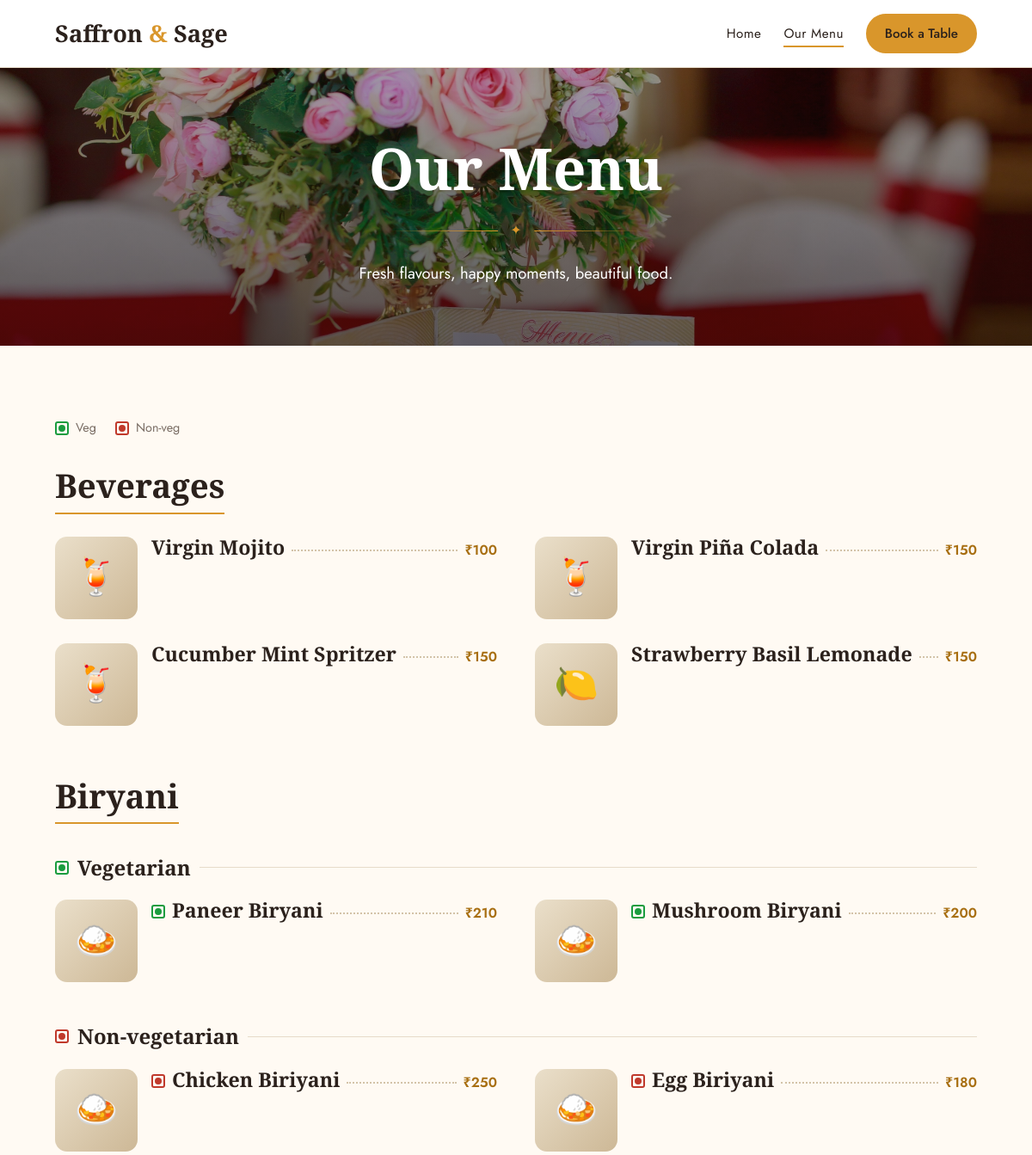
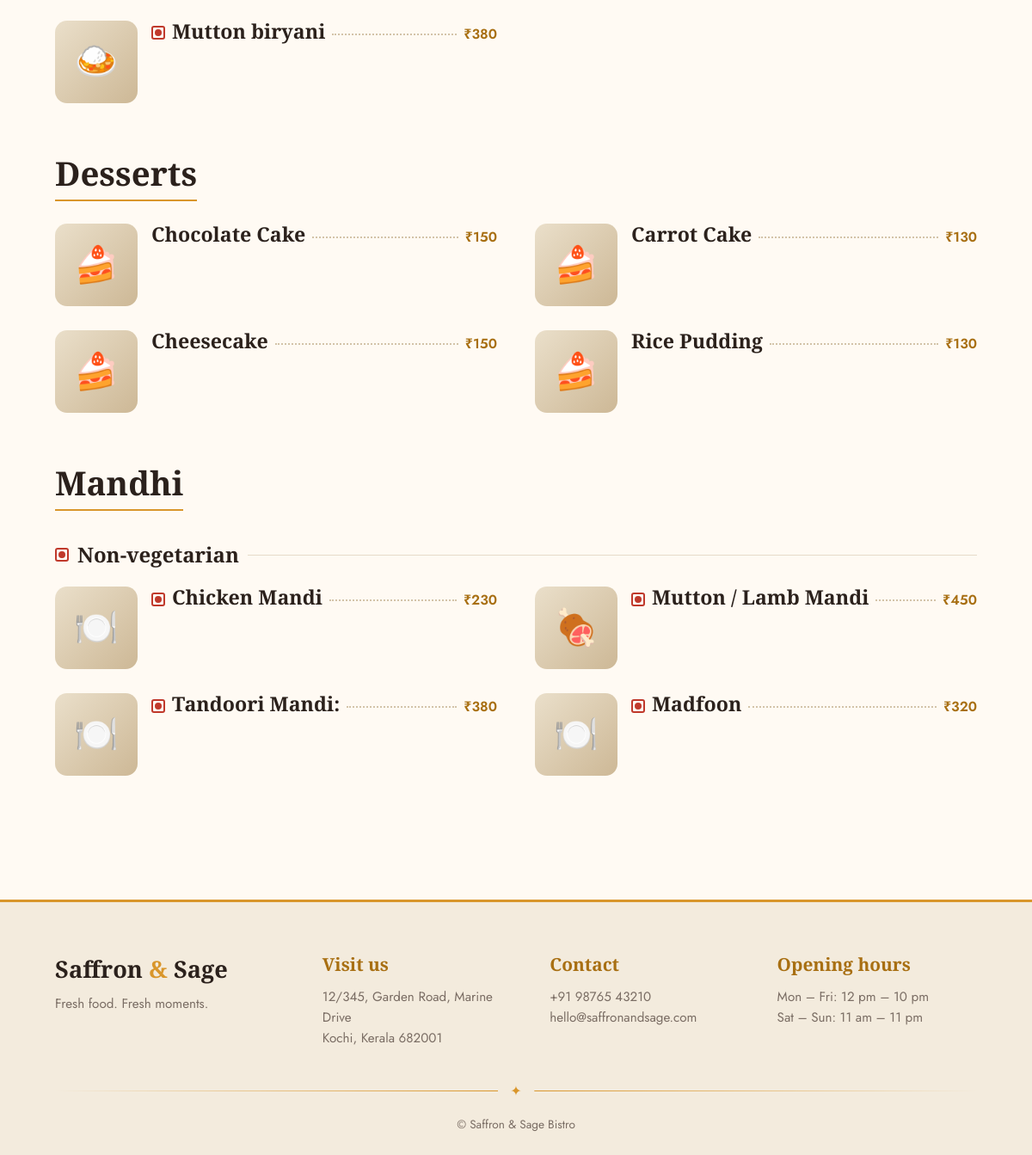
The app's page /menu/ with its own data (2 pictures, top to bottom).
### restaurant/models.py (models this page shows, shortened)
class Category(models.Model):
    name = models.CharField(max_length=80)
    order = models.PositiveIntegerField(default=0, help_text="Lower numbers show first")
    show_food_type = models.BooleanField(
        default=True, help_text="Show the Veg / Non-veg marker. Untick for Drinks and Desserts."
    )
    class Meta:
        ordering = ["order", "name"]
        verbose_name_plural = "categories"

class MenuItem(models.Model):
    FOOD_TYPES = [("veg", "Veg"), ("nonveg", "Non-veg")]
    category = models.ForeignKey(Category, related_name="items", on_delete=models.CASCADE)
    name = models.CharField(max_length=120)
    description = models.CharField(max_length=200, blank=True)
    price = models.DecimalField(max_digits=8, decimal_places=2)
    food_type = models.CharField(max_length=6, choices=FOOD_TYPES, default="veg")
    image = models.ImageField(upload_to="menu/", blank=True, null=True)
    image_url = models.URLField(blank=True, help_text="Or paste an image link instead of uploading")
    is_available = models.BooleanField(default=True)
    def _tag(self):
        words = re.findall(r"[a-z]+", self.name.lower())
        tag = next((t for key, t in NAME_TAGS if key in words), None)
        if not tag:
            cat = self.category.name.lower()
            tag = next((t for key, t in CATEGORY_TAGS if key in cat), "food")
        return tag
    @property
    def photo_url(self):
        if self.image:
            return self.image.url
        if self.image_url:
            return self.image_url
        return f"https://loremflickr.com/300/300/{self._tag()}?lock={self.pk or 0}"
    @property
    def emoji(self):
        return EMOJIS.get(self._tag(), "🍽️")

### restaurant/views.py (the view)
# urls.py: path('menu/', views.menu, name='menu'),
def menu(request):
    available = Prefetch("items", queryset=MenuItem.objects.filter(is_available=True), to_attr="available_items")
    categories = []
    for c in Category.objects.prefetch_related(available):
        if not c.available_items:
            continue
        c.veg_items = [i for i in c.available_items if i.food_type == "veg"]
        c.nonveg_items = [i for i in c.available_items if i.food_type == "nonveg"]
        categories.append(c)
    return render(request, "restaurant/menu.html", {"categories": categories})

### restaurant/templates/restaurant/menu.html (shortened to what this page needs)
{% extends 'restaurant/base.html' %}
{% load static %}
{% block content %}
<div class="hero small">
  <div class="bg ph"><img src="{% static 'images/menu-banner.jpg' %}" alt="" onerror="this.remove()"></div>
  <div class="wrap">
    <h1>Our Menu</h1>
    <div class="orn"><span></span>✦<span></span></div>
    <p>Fresh flavours, happy moments, beautiful food.</p>
  </div>
</div>
<section><div class="wrap">
<div class="legend">
  <span><i class="ft veg"></i> Veg</span>
  <span><i class="ft nonveg"></i> Non-veg</span>
</div>
{% for category in categories %}
  <div class="cat"><h2>{{ category.name }}</h2>
  {% if category.show_food_type %}
    {% if category.veg_items %}
      <h4 class="sub"><i class="ft veg"></i> Vegetarian</h4>
      <div class="dishes">{% for item in category.veg_items %}{% include 'restaurant/_dish.html' %}{% endfor %}</div>
    {% endif %}
    {% if category.nonveg_items %}
      <h4 class="sub"><i class="ft nonveg"></i> Non-vegetarian</h4>
      <div class="dishes">{% for item in category.nonveg_items %}{% include 'restaurant/_dish.html' %}{% endfor %}</div>
    {% endif %}
  {% else %}
    <div class="dishes">{% for item in category.available_items %}{% include 'restaurant/_dish.html' %}{% endfor %}</div>
  {% endif %}
  </div>
{% empty %}
  <p class="empty">The menu is being prepared. Please check back soon.</p>
{% endfor %}
</div></section>
{% endblock %}

### restaurant/templates/restaurant/base.html (shortened to what this page needs)
{% load static %}
<!DOCTYPE html>
<html lang="en"><head><meta charset="UTF-8"><meta name="viewport" content="width=device-width, initial-scale=1">
<link rel="stylesheet" href="{% static 'css/style.css' %}">
</head><body>
<header class="nav"><div class="wrap">
  <a class="logo" href="{% url 'home' %}">Saffron <span>&amp;</span> Sage</a>
  <ul>
    <li><a class="link {% if request.resolver_match.url_name == 'home' %}on{% endif %}" href="{% url 'home' %}">Home</a></li>
    <li><a class="link {% if request.resolver_match.url_name == 'menu' %}on{% endif %}" href="{% url 'menu' %}">Our Menu</a></li>
    <li><a class="btn gold sm" href="{% url 'book_table' %}">Book a Table</a></li>
  </ul>
</div></header>
{% block content %}{% endblock %}
<footer class="foot"><div class="wrap">
  <div class="foot-grid">
    <div><a class="logo" href="{% url 'home' %}">Saffron <span>&amp;</span> Sage</a>
      <p>Fresh food. Fresh moments.</p></div>
    <div><h4>Visit us</h4>
      <p>12/345, Garden Road, Marine Drive<br>Kochi, Kerala 682001</p></div>
    <div><h4>Contact</h4>
      <p><a href="tel:+919876543210">+91 98765 43210</a><br>
      <a href="mailto:hello@saffronandsage.com">hello@saffronandsage.com</a></p></div>
    <div><h4>Opening hours</h4>
      <p>Mon – Fri: 12 pm – 10 pm<br>Sat – Sun: 11 am – 11 pm</p></div>
  </div>
  <div class="orn"><span></span>✦<span></span></div>
  <p class="copy">© Saffron &amp; Sage Bistro</p>
</div></footer>
</body></html>

### restaurant/templates/restaurant/_dish.html (shortened to what this page needs)
<article class="dish">
  <div class="ph" data-emoji="{{ item.emoji }}"><img loading="lazy" src="{{ item.photo_url }}" alt="{{ item.name }}" onerror="this.remove()"></div>
  <div class="info">
    <div class="top">
      {% if category.show_food_type %}<i class="ft {{ item.food_type }}" title="{{ item.get_food_type_display }}"></i>{% endif %}
      <h3>{{ item.name }}</h3><i class="dots"></i><span class="price">₹{{ item.price|floatformat:"-2" }}</span>
    </div>
  </div>
</article>

### records on screen
Category: name "Beverages"
MenuItem: name "Virgin Mojito", price "100"
MenuItem: name "Virgin Piña Colada", price "150"
MenuItem: name "Cucumber Mint Spritzer", price "150"
MenuItem: name "Strawberry Basil Lemonade", price "150"
Category: name "Biryani"
MenuItem: name "Paneer Biryani", price "210"
MenuItem: name "Mushroom Biryani", price "200"
MenuItem: name "Chicken Biriyani", price "250"
MenuItem: name "Egg Biriyani", price "180"
MenuItem: name "Mutton biryani", price "380"
Category: name "Desserts"
MenuItem: name "Chocolate Cake", price "150"
MenuItem: name "Carrot Cake", price "130"
MenuItem: name "Cheesecake", price "150"
MenuItem: name "Rice Pudding", price "130"
Category: name "Mandhi"
MenuItem: name "Chicken Mandi", price "230"
MenuItem: name "Mutton / Lamb Mandi", price "450"
MenuItem: name "Tandoori Mandi:", price "380"
MenuItem: name "Madfoon", price "320"
